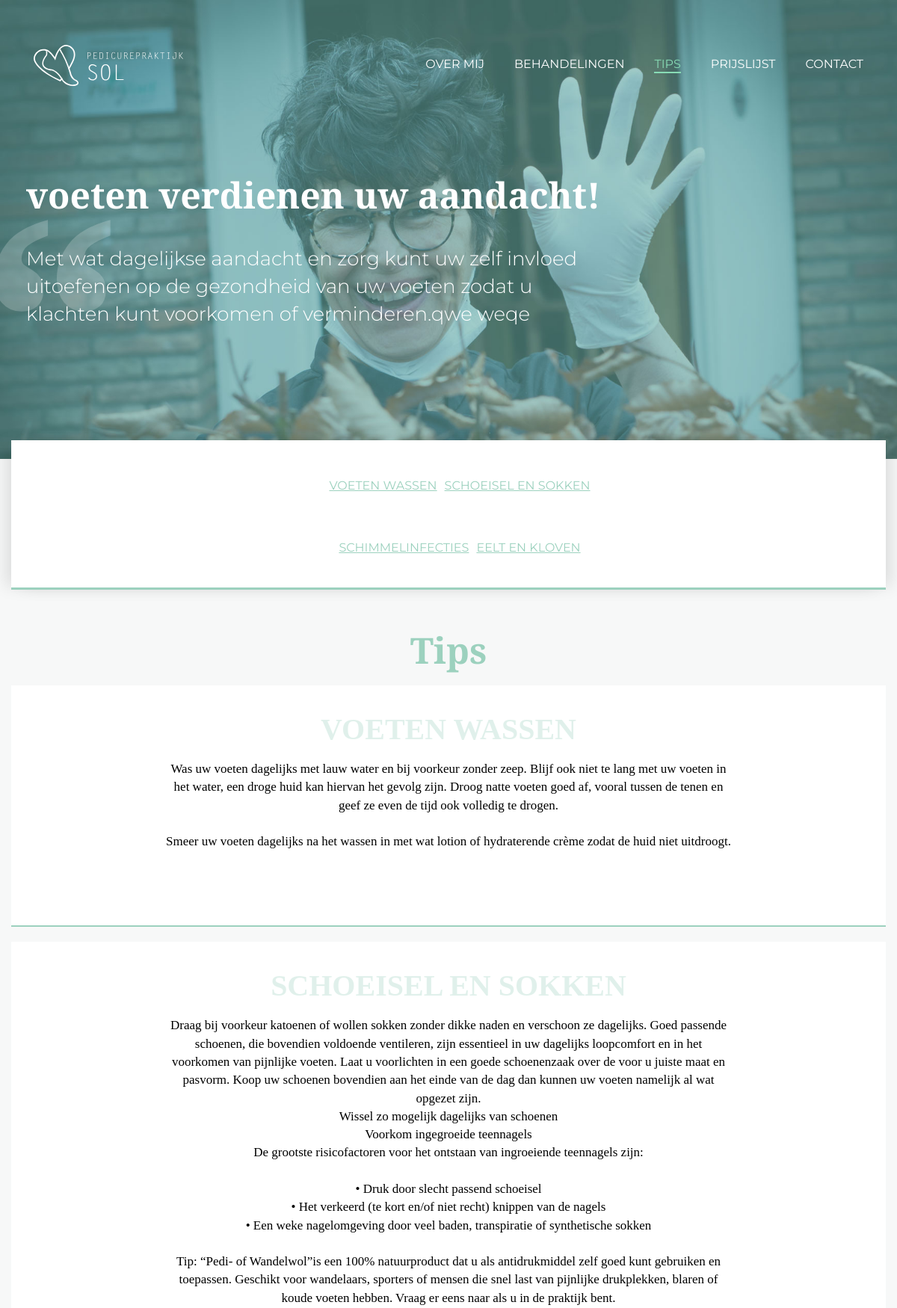
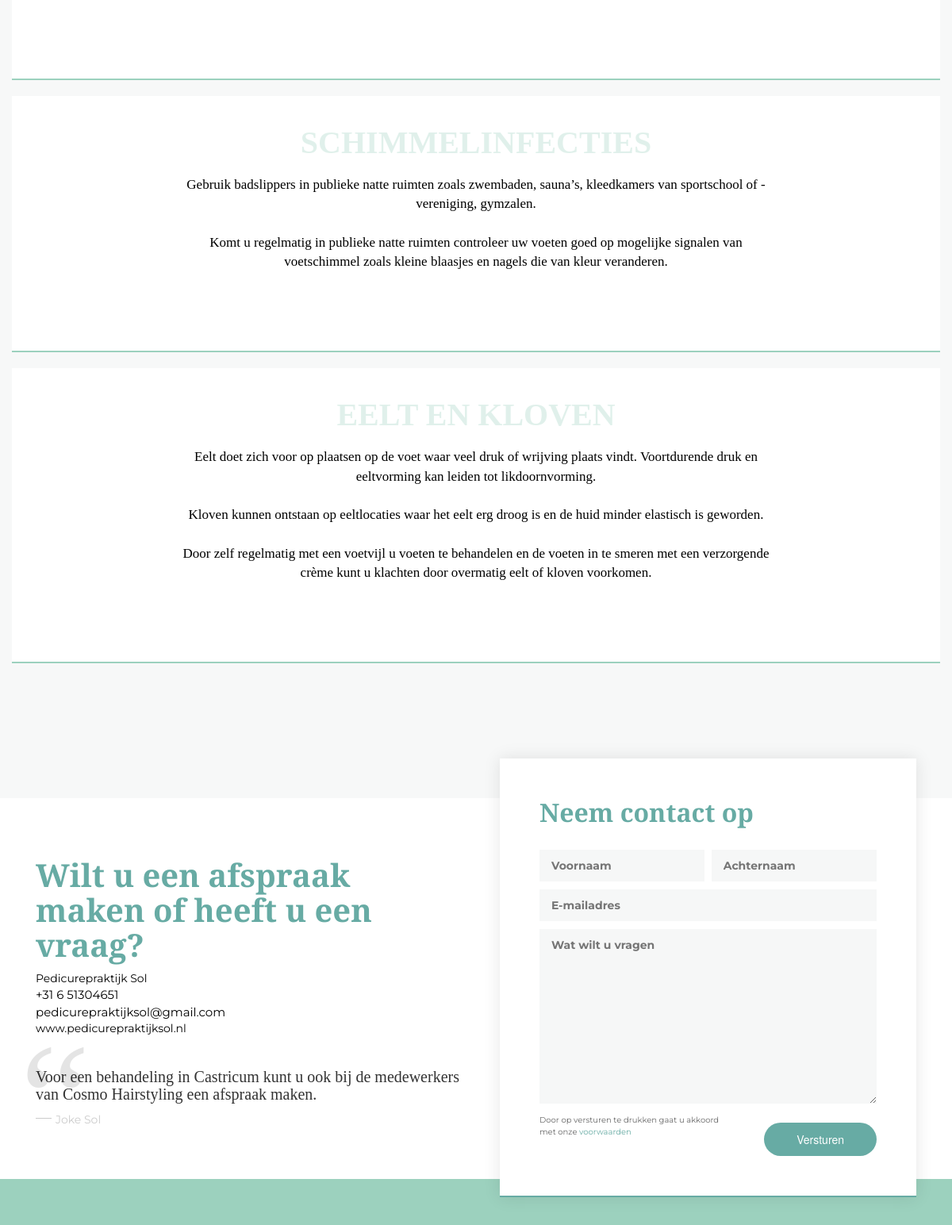
Page /tips (upper part) on the committed database (2 pictures, top to bottom).
### tables this page shows
CREATE TABLE `live` (
  `id` int(11) NOT NULL,
  `page` varchar(255) NOT NULL,
  `pageOrder` int(11) NOT NULL,
  `content` mediumtext NOT NULL,
  `inputType` varchar(255) NOT NULL,
  `htmlID` varchar(255) NOT NULL,
  `updated_at` timestamp NOT NULL DEFAULT CURRENT_TIMESTAMP ON UPDATE CURRENT_TIMESTAMP,
  `weergeven` int(1) NOT NULL,
  `version` int(11) NOT NULL
);

### model/urlhandler.php (called while the page is built, shortened)
<?php
$Structure = "/site";
?>

### database/Database.php (called while the page is built, shortened)
<?php
class Database {
	public $db = null;
	public function __construct() {
		$docRoot = $_SERVER['DOCUMENT_ROOT'];
		$docRoot = str_replace('public_html', 'Database', $docRoot);
		$docRoot = str_replace('private_html', 'Database', $docRoot);
		require $docRoot.'/settings/begin.php';
		try {
			$this->db = new PDO("mysql:host=$sHost;dbname=$sDb;charset=utf8;", $sUser, $password);
			$this->db->setAttribute(PDO::ATTR_ERRMODE, PDO::ERRMODE_EXCEPTION);
			$this->db->setAttribute(PDO::ATTR_DEFAULT_FETCH_MODE, PDO::FETCH_ASSOC);
		} catch (PDOException $e) {
			echo "cound not connect!";
			return;
		}
		$this->db->exec("SET NAMES utf8, CHARACTER SET utf8");
	}
	public function fetchAll($sql, $params = null) {
		try {
			$stmt = $this->db->prepare($sql);
			$stmt->execute($params);
			return $stmt->fetchAll();
		} catch (PDOException $e) {
			Database::generateErrorMessage(__FUNCTION__, $e, $sql);
		}
	}
}
?>

### settings/begin.php (called while the page is built)
<?php
$whitelist = array(
    '127.0.0.1',
    '::1'
);
if(in_array($_SERVER['REMOTE_ADDR'], $whitelist)){
    $sHost = "localhost";
    $sUser = "root";
    $sDb = 'pedicurepraktijksol';
    $password = 'root';
} else {
    $sHost = "localhost";
    $sUser = "Nanko";
    $sDb = 'pedicurepraktijdsol';
    $password = 'PedicureNanko';
}
?>

### database/SiteDatabase.php (called while the page is built, shortened)
<?php
class SiteDatabase extends Database {
    public function getPageData($page, $admin) {
        if(!$admin) {
            $sql = "SELECT
                    `page`,
                    `content` as text,
                    CONCAT(`id`, '-', Replace(`htmlID`, ' ', '_'), 'text') as editID
                    FROM live WHERE page = ? AND weergeven = 1 ORDER BY pageOrder ASC ";
            $params = array($page);
        }
        try {
            $stmt = $this->db->prepare($sql);
            $stmt->execute($params);
            return $stmt->fetchAll();
        } catch (PDOException $e) {
            echo $e;
        }
    }
    public function fetchKoppelTabelInfoForSite($koppel_tabel, $admin) {
        if (!$admin) {
            $koppel_columns = $this->fetchAll("SHOW COLUMNS FROM `$koppel_tabel`");
            $koppel_info = $this->fetchAll("SELECT * FROM `$koppel_tabel` WHERE weergeven = 1 ORDER BY pageOrder ASC");
        } else {
            $koppel_tabel = str_replace('live', 'concept', $koppel_tabel);
            $koppel_columns = $this->fetchAll("SHOW COLUMNS FROM `$koppel_tabel`");
            $koppel_info = $this->fetchAll("SELECT * FROM `$koppel_tabel` WHERE weergeven = 1 AND deleted = 0 ORDER BY pageOrder ASC");
        }
        $items = array();
        foreach ($koppel_info as $item) {
            $current_item = array();
            foreach($koppel_columns as $column) {
                if ($column["Type"] == "text" ||
                    $column["Type"] == "varchar(255)" ||
                    $column["Type"] == "longtext") {
                    $array = array(
                        'id' => $item['id'],
                        'inputType' => $column["Type"],
                        'Field' => $column["Field"],
                        'editID' => $item['id']."-".$koppel_tabel."-".$column['Field'].'text',
                        'htmlID' => str_replace("concept_", "", $koppel_tabel),
                        'text' => $item[$column['Field']],
                        'koppel_tabel' => $koppel_tabel
                    );
                    array_push($current_item, $array);
                }
            }
            array_push($items, $current_item);
        }
        return $items;
    }
}
?>

### model/site/tips.php (called while the page is built)
<?php
$data = $db->getPageData("tips", $admin);
$tips = $db->fetchKoppelTabelInfoForSite('live_tips', $admin);
?>

### views/site/tips.php (the view)
<?php
include_once $_SERVER['DOCUMENT_ROOT']."/model/site/tips.php";
?>
<link rel="stylesheet" type="text/css" href="/css/site/tips.css">
<section class="tips-hero parralax--bg" style="background-position: center 0px">
  <div class="container">
    <div class="row">
      <div class="intro col-md-12">
				<h1 class="<?=$data[0]['editID']?>"><?=$data[0]['text']?></h1>
				<p class="<?=$data[1]['editID']?>"><?=$data[1]['text']?></p>
      </div>
  </div>
</section>
<section class="tips-info">
	<div class="container tipsBlock">
        <?php
        $count = 0;
        foreach ($tips as $tip) {
            if ($count % 2 == 0 && $count > 0) {
                echo "
                        </ul>
                    </div>
                </div>
                ";
            }
            if ($count % 2 == 0 && $count == 0) {
                echo "
                <div class=\"row\">
                    <div class=\"col-md-12 nav_titels\">
                        <ul style=\"list-style-type:none\">
                ";
            } elseif ($count % 2 == 0) {
                echo "
                <div class=\"row\">
                    <div class=\"col-md-12\">
                        <ul style=\"list-style-type:none\">
                ";
            }
            echo "<li class=\"tips_link\"><a href=\"#tips-".($count+1)."\"><span><u class='".$tip[0]['editID']."'>".$tip[0]['text']."</u></span></a></li>";
            $count++;
        }
        ?>
	</div>
</section>
<div class="row">
  <div class="col-md-12 tips-titel">
    <h1>Tips</h1>
  </div>
</div>
<div class="container">
        <?php
        $count = 1;
        foreach ($tips as $tip) {
            echo '
            <div class="row">
			    <div id="tips-'.$count.'" class="col-md-12 tips-box">
                    <div class="col-md-12 tips-vak">
					    <span class="tips-titel"><p class="'.$tip[0]['editID'].'">'.$tip[0]['text'].'</p></span>
					    <p class="'.$tip[1]['editID'].'" style="white-space: pre-line">'.$tip[1]['text'].'</p>
				    </div>
			    </div>
		    </div>
            ';
            $count++;
        }
        ?>
</div>
<?php
	include_once $_SERVER['DOCUMENT_ROOT']."/views/site/contact-form.php";
?>

### index.php (shortened to what this page needs)
<?php
include_once "model/urlhandler.php";
include_once "database/Database.php";
include_once "database/SiteDatabase.php";
$db = new SiteDatabase();
?>
<!DOCTYPE html>
<html lang="nl">
	<head>
		<link rel="stylesheet" href="https://use.fontawesome.com/releases/v5.7.2/css/all.css">
		<link rel="stylesheet" href="//code.jquery.com/ui/1.12.1/themes/base/jquery-ui.css">
		<link rel="stylesheet" href="https://maxcdn.bootstrapcdn.com/bootstrap/3.3.6/css/bootstrap.min.css">
		<link rel="stylesheet" type="text/css" href="/css/framework.css">
	</head>
	<body>
		<?php
		if ($Structure == "/site") {
			$admin = false;
			include_once "views/site/header.php";
			if (file_exists("views".$Structure.$_SERVER['REQUEST_URI'].".php")) {
				include_once "views".$Structure.$_SERVER['REQUEST_URI'].".php";
			} else {
				if ($_SERVER['REQUEST_URI'] == "/") {
					include_once "views/site/home.php";
				} else {
					include_once "views/404.php";
				}
			}
			include_once "views/site/footer.php";
		}
		?>
	</body>
</html>

### views/site/header.php (shortened to what this page needs)
<link rel="stylesheet" type="text/css" href="/css/site/header.css">
<nav id="navbar" class="navbar-fixed-top">
    <div class="container">
        <div class="row">
            <div class="col-xs-12 col-sm-12 col-md-12 col-lg-12">
                <div class="col-xs-2 col-sm-2 col-md-2 col-lg-2">
                    <a href="/"><img id="navbar-brand-logo" src="/images/logo_w.svg" width="200px" alt="logo"></a>
                </div>
                <div class="col-xs-10 col-sm-10 col-md-10 col-lg-10">
                    <ul id="desktop-menu">
                        <li><a class="<?php echo ($page_url1 == 'over-mij') ? 'menu-item-active' : "" ?>" href="/over-mij">Over mij</a></li>
                        <li><a class="<?php echo ($page_url1 == 'behandelingen') ? 'menu-item-active' : "" ?>" href="/behandelingen">Behandelingen</a></li>
                        <li><a class="<?php echo ($page_url1 == 'tips') ? 'menu-item-active' : "" ?>" href="/tips">Tips</a></li>
                        <li><a class="<?php echo ($page_url1 == 'prijslijst') ? 'menu-item-active' : "" ?>" href="/prijslijst">Prijslijst</a></li>
                        <li><a class="<?php echo ($page_url1 == 'contact') ? 'menu-item-active' : "" ?>" href="/contact">Contact</a></li>
                    </ul>
                </div>
            </div>
        </div>
    </div>
</nav>

### views/site/contact-form.php (shortened to what this page needs)
<link rel="stylesheet" type="text/css" href="/css/site/contact-form.css">
<section id="contactform--section">
	<div class="container">
		<div class="row">
			<div class="col-xs-12 col-sm-12 col-md-12 col-lg-12">
				<div class="col-xs-12 col-sm-12 col-md-6 col-lg-6">
					<h2>Wilt u een afspraak maken of heeft u een vraag?</h2>
					<ul>
						<li>Pedicurepraktijk Sol</li>
						<a href="tel:+31651304651"><li>+31 6 51304651</li></a>
						<a href="mailto:pedicurepraktijksol@gmail.com"><li>pedicurepraktijksol@gmail.com</li></a>
						<li>www.pedicurepraktijksol.nl</li>
					</ul>
					<div id="slogan--contactform">
					<h3>Voor een behandeling in Castricum kunt u ook bij de medewerkers van Cosmo Hairstyling een afspraak maken.</h3>
					<span id="slogan--name">Joke Sol</span>
					</div>
				</div>
				<div class="col-xs-12 col-sm-12 col-md-6 col-lg-6">
					<div class="col-xs-12 col-sm-12 col-md-12 col-lg-12">
					<form  id="form--right" action="/views/site/mail.php" method="post">
						<h3>Neem contact op</h3>
						<input name="firstname" style="width: 49%; float: left;" type="text" placeholder="Voornaam" required>
						<input name="lastname" style="width: 49%; float: right;" type="text" placeholder="Achternaam" required>
						<input name="email" type="email" placeholder="E-mailadres" required>
						<textarea name="textarea" cols="30" rows="10" placeholder="Wat wilt u vragen" required></textarea>
						<p id="form--msg">Door op versturen te drukken gaat u akkoord met onze <a href="#">voorwaarden</a></p>
						<button class="btn" id="sendContactForm" name="submit">Versturen</button>
					</form>
					</div>
				</div>
			</div>
		</div>
	</div>
</section>

### views/site/footer.php (shortened to what this page needs)
<link rel="stylesheet" type="text/css" href="/css/site/footer.css">
<html>
<body>
<footer class="footer">
</footer>
</body>
</html>

### css/framework.css (style rules this page uses)
body { margin: 0; padding: 0; background: #f7f8f8 !important; }
h1 { font-family: 'Playfair Display', serif; font-size: 48px; font-weight: bold; margin: 0; }
h2 { font-family: 'Playfair Display', serif; font-size: 40px; font-weight: bold; margin: 0; }
h3 { font-family: 'Playfair Display', serif; font-size: 32px; font-weight: bold; margin: 0; }
p, a { font-family: 'Montserrat', sans-serif; font-size: 16px; margin: 0; color: #686868; }

### css/site/header.css (style rules this page uses)
#navbar { padding-top: 60px; padding-bottom: 60px; margin-bottom: 0px; transition: all 0.3s cubic-bezier(.5,.01,.56,1.01); }
#navbar-brand-logo { animation: navbar-brand 1s 0.5s ease forwards; opacity: 0; transform: translateY(-100px); }
#desktop-menu { float: right; margin-bottom: 0px; }
#desktop-menu li { float: left; list-style: none; padding-left: 40px; margin-top: 15px; }
#desktop-menu li a { text-decoration: none; color: white; font-size: 16px; font-family: 'Montserrat', sans-serif; position: relative; text-transform: uppercase; transition: all 0.3s cubic-bezier(1,-0.05,.02,1.11); }
#desktop-menu li a::after { content: ''; height: 2px; width: 0%; position: absolute; left: 0; background: #88DCB5; bottom: 0; margin-bottom: -3px; transition: all .3s cubic-bezier(1,-0.05,.02,1.11); }
#desktop-menu li .menu-item-active { color: #88dcb5 !important; }
.menu-item-active::before { content: ''; height: 2px; width: 100%; position: absolute; left: 0; background: #88DCB5; bottom: 0; margin-bottom: -3px; }

### css/site/tips.css (style rules this page uses)
.tips-hero { width: 100%; background-image: url(../../images/over-mij-background.jpg); background-size: cover; background-repeat: no-repeat; display: flex; align-items: center; padding-top: 175px !important; padding-bottom: 175px !important; }
.tips-hero h1 { color: white; font-family: 'Playfair Display', serif; font-weight: bold; max-width: 900px; padding-top: 60px; }
.tips-hero h1::before { content: '“'; font-size: 400px; position: absolute; top: -140px; opacity: 0.2; left: -50px; }
.tips-hero p { margin: 40px 0 0 0; max-width: 750px; color: white; font-family: 'Montserrat', sans-serif; font-size: 26px; font-weight: 300; }
.tips-info { margin-top: -100px; }
.tips-hero { width: 100%; background-image: url(../../images/over-mij-background.jpg); background-size: cover; background-position: center center; background-repeat: no-repeat; display: flex; align-items: center; padding: 250px 20px; }
.tips-hero h1 { color: white; font-family: 'Playfair Display', serif; font-weight: bold; max-width: 900px; }
.tips-hero h1::before { content: '“'; font-size: 400px; position: absolute; top: 30px; opacity: 0.2; left: -50px; }
.tipsBlock { align-items: center; z-index: 3; background-color: #ffffff; min-height: 200px; border-bottom: 3px solid #9CD1BE; box-shadow: 12px 0 20px -4px rgba(0, 0, 0, 0.1), -12px 0 20px -4px rgba(0, 0, 0, 0.1); }
.tipsBlock .row { text-align: center; }
.tipsBlock span { color: #9CD1BE; }
.nav_titels { padding: 50px 50px; }
section { padding-top: 75px !important; padding-bottom: 75px !important; }
.tips-box { background: white; padding-top: 100px; padding-bottom: 100px; transition: all 1s ease; border-bottom: 2px #9CD1BE solid; margin-bottom: 5px; position: relative; margin-bottom: 20px; }
.tips-box p { color: black !important; font-size: 17px !important; font-family: 'playfair'; font-weight: lighter; z-index: 1; position: relative; text-align:center; padding: 0 140px; }
.tips-box .tips-vak { padding: 0px 50px; }
.tips-box .tips-titel p { position: absolute; left: 0; right: 0; margin: auto; font-size: 40px !important; text-align: center !important; opacity: 0.3; top: -70px; color: #9CD1BE !important; font-family: 'playfair'; font-weight: bold; z-index: 0 !important; }
.tips-titel { left: 0; right: 0; margin: auto; font-size: 100px !important; text-align: center !important; top: -20px; color: #9CD1BE !important; font-family: 'playfair'; font-weight: bold; z-index: 0 !important; }
.tips_link { display: inline-block; float: center; padding: 0px 10px 0px 0px; }

### css/site/footer.css (style rules this page uses)
.footer { padding-top: 60px; padding-bottom: 60px; background-color: #9cd1be; }

### rows in the picture
live: content "voeten verdienen uw aandacht!"
live: content "Met wat dagelijkse aandacht en zorg kunt uw zelf invloed uitoefenen op de gezondheid van uw voeten zodat u klachten kunt voorkomen of verminderen.qwe weqe"

### other values in the picture
$tip[0]['text'] "VOETEN WASSEN"
$tip[0]['text'] "SCHOEISEL EN SOKKEN"
$tip[0]['text'] "SCHIMMELINFECTIES"
$tip[0]['text'] "EELT EN KLOVEN"
